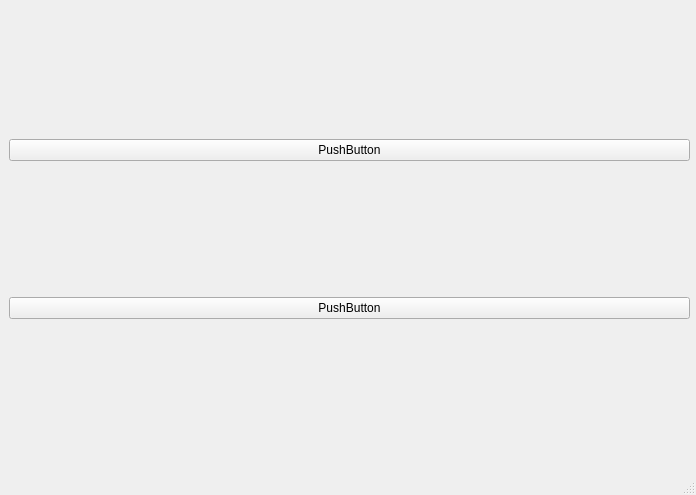
<?xml version="1.0" encoding="UTF-8"?>
<ui version="4.0">
 <class>MainWindow</class>
 <widget class="QMainWindow" name="MainWindow">
  <property name="geometry">
   <rect>
    <x>0</x>
    <y>0</y>
    <width>696</width>
    <height>495</height>
   </rect>
  </property>
  <property name="windowTitle">
   <string>MainWindow</string>
  </property>
  <widget class="QWidget" name="centralwidget">
   <widget class="QWidget" name="gridLayoutWidget">
    <property name="geometry">
     <rect>
      <x>9</x>
      <y>9</y>
      <width>681</width>
      <height>441</height>
     </rect>
    </property>
    <layout class="QGridLayout" name="gridLayout_2">
     <item row="0" column="0">
      <widget class="QPushButton" name="pushButton">
       <property name="text">
        <string>PushButton</string>
       </property>
      </widget>
     </item>
     <item row="1" column="0">
      <widget class="QPushButton" name="pushButton_2">
       <property name="text">
        <string>PushButton</string>
       </property>
      </widget>
     </item>
    </layout>
   </widget>
  </widget>
  <widget class="QMenuBar" name="menubar">
   <property name="geometry">
    <rect>
     <x>0</x>
     <y>0</y>
     <width>696</width>
     <height>22</height>
    </rect>
   </property>
  </widget>
  <widget class="QStatusBar" name="statusbar"/>
 </widget>
 <resources/>
 <connections/>
</ui>
